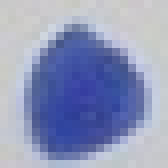
#> input picture histogram/indexImages/colors/blue_1.jpg, 21 x 21 px, found by its file name (shown 8 times larger)
$ python gooseORB.py
#> lines starting #> are read from the running program, lines starting #| are printed output that depends on the picture
import numpy as np
import cv2
from matplotlib import pyplot as plt

img = cv2.imread('./histogram/indexImages/blue_1.jpg',0)
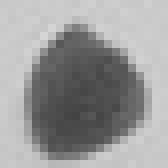
#> img: shape (21, 21) (shown 8 times larger); min 67, max 213, mean 153.9

# Initiate STAR detector
orb = cv2.ORB_create()

# find the keypoints with ORB
kp = orb.detect(img,None)
#> kp = ()

# compute the descriptors with ORB
kp, des = orb.compute(img, kp)

# draw only keypoints location,not size and orientation
img2 = cv2.drawKeypoints(img,kp,np.array([]), color=(0,255,0), flags=0)
plt.imshow(img2),plt.show()
